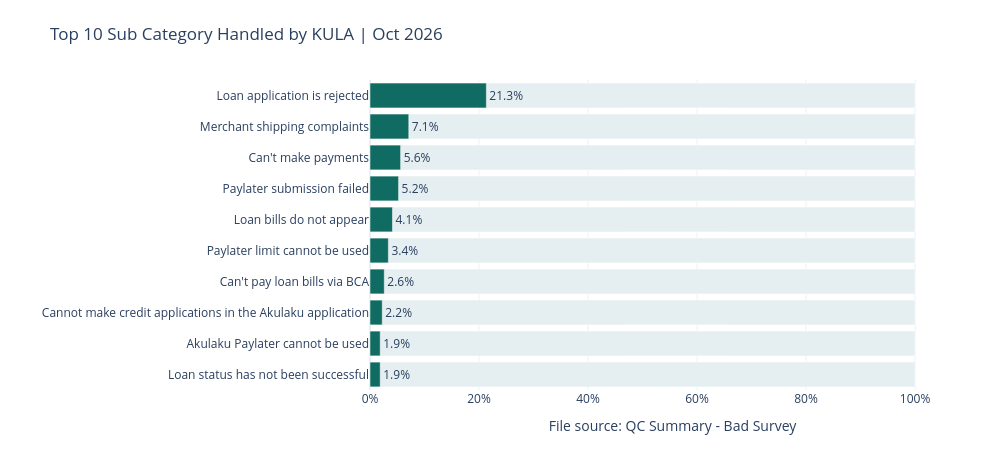

Write notebook code for a chart like this one.
### Code cell
chart_rows = case_counts.head(10).iloc[::-1]
fig_case = go.Figure()
fig_case.add_trace(go.Bar(y=chart_rows['Sub Category'], x=[100] * len(chart_rows),
    orientation='h', marker_color='#e5eef0', hoverinfo='skip', showlegend=False))
fig_case.add_trace(go.Bar(y=chart_rows['Sub Category'], x=chart_rows['persen'],
    orientation='h', marker_color='#106b62', customdata=chart_rows['kasus'],
    text=chart_rows['persen'].map(lambda value: f'{value:.1f}%'),
    textposition='outside', cliponaxis=False,
    hovertemplate='%{y}: %{customdata:,d} kasus (%{x:.2f}%)<extra></extra>',
    showlegend=False))
fig_case.update_layout(
    title='Top 10 Sub Category Handled by KULA | Oct 2026',
    template='plotly_white', barmode='overlay',
    height=max(470, 31 * len(chart_rows) + 150),
    width=1000, margin=dict(l=370, r=25, t=80, b=80),
    xaxis=dict(title='File source: QC Summary - Bad Survey', range=[0, 111],
               ticksuffix='%', showgrid=True, gridcolor='#edf1f2'),
    yaxis=dict(title='', automargin=True))
fig_case.show(renderer='plotly_mimetype')

### Figure 1 — Plotly figure (JSON) as saved in the notebook; plotly's stock layout.template omitted (floating-point values rounded to 4 significant figures)
{"data": [{"hoverinfo": "skip", "marker": {"color": "#e5eef0"}, "orientation": "h", "showlegend": false, "type": "bar", "x": [100, 100, 100, 100, 100, 100, 100, 100, 100, 100], "y": ["Loan status has not been successful", "Akulaku Paylater cannot be used", "Cannot make credit applications in the Akulaku application", "Can't pay loan bills via BCA", "Paylater limit cannot be used", "Loan bills do not appear", "Paylater submission failed", "Can't make payments", "Merchant shipping complaints", "Loan application is rejected"]}, {"cliponaxis": false, "customdata": [5, 5, 6, 7, 9, 11, 14, 15, 19, 57], "hovertemplate": "%{y}: %{customdata:,d} kasus (%{x:.2f}%)<extra></extra>", "marker": {"color": "#106b62"}, "orientation": "h", "showlegend": false, "text": ["1.9%", "1.9%", "2.2%", "2.6%", "3.4%", "4.1%", "5.2%", "5.6%", "7.1%", "21.3%"], "textposition": "outside", "type": "bar", "x": [1.873, 1.873, 2.247, 2.622, 3.371, 4.12, 5.243, 5.618, 7.116, 21.35], "y": ["Loan status has not been successful", "Akulaku Paylater cannot be used", "Cannot make credit applications in the Akulaku application", "Can't pay loan bills via BCA", "Paylater limit cannot be used", "Loan bills do not appear", "Paylater submission failed", "Can't make payments", "Merchant shipping complaints", "Loan application is rejected"]}], "layout": {"barmode": "overlay", "height": 470, "margin": {"b": 80, "l": 370, "r": 25, "t": 80}, "title": {"text": "Top 10 Sub Category Handled by KULA | Oct 2026"}, "width": 1000, "xaxis": {"gridcolor": "#edf1f2", "range": [0, 111], "showgrid": true, "ticksuffix": "%", "title": {"text": "File source: QC Summary - Bad Survey"}}, "yaxis": {"automargin": true, "title": {"text": ""}}}}
